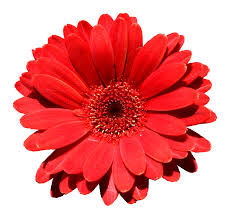
#> input picture Computer Vision CV2/Red_Deli.jpg, 230 x 219 px, found by its file name
$ python Cv2_image_analysis.py
#> lines starting #> are read from the running program, lines starting #| are printed output that depends on the picture; after the words box and inside, x2 and y2 are one past the last pixel; in counts of white or black regions, pixels touching at a corner belong together
"""
Access and modify specific pixels in an image using OpenCV
Print its values
Modify that pixel to a new color
Display the updated image
"""
import cv2
import os

image_path = r'C:\Users\Elev\Deep Learning\Red_Deli.jpg' # r is prefix for raw string

if not os.path.exists(image_path):
    print(f"Error: The file {image_path} does not exist! ")
else:
    img = cv2.imread(image_path)
#> img is the input picture: shape (219, 230, 3); mean B, G, R 133.9, 132.7, 233.2

    if img is None:
        print(f"Error: could not decode the image. It might be corrupted or an unsupported format.")
    else:
        print(f"Image loaded successfully!")
        print(f"Image Shape (Height, Width, Channels): {img.shape}")
#| Image Shape (Height, Width, Channels): (219, 230, 3)
        # Access a single pixel at specific coordinates (y, x)
        # Let's look at the pixel at Row 100, Column 50
        y, x = 100, 50
        pixel_value = img[y, x]
#> pixel_value = [11, 9, 159]
        print(f"Original BGR value at ({y}, {x}): {pixel_value}")
#| Original BGR value at (100, 50): [ 11   9 159]

        # Print individual color channels
        blue = img[y, x, 0]   # pixel [0] is Blue channel
#> blue = 11
        green = img[y, x, 1]  # pixel [1] is Green channel
#> green = 9
        red = img[y, x, 2]    # pixel [2] is Red channel
#> red = 159
        print(f"Individual channels - B: {blue}, G: {green}, R: {red}")
#| Individual channels - B: 11, G: 9, R: 159

        # Modify that pixel to a new color (e.g., bright Yellow)
        # Yellow in BGR is (0, 255, 255)
        img[y, x] = [0, 255, 255]
#> img: shape (219, 230, 3); under 0.01% of pixels changed, all inside (x1, y1, x2, y2) = (50, 100, 51, 101)
        print(f"New BGR value at ({y}, {x}): {img[y, x]}")
#| New BGR value at (100, 50): [  0 255 255]

        # Modify a larger "patch" so you can actually see it
        # Changes a 20x20 square to Green
        # image[row_start:row_end(Y-Axis), col_start:col_end(X-axis), channel_index(::2)skip pixels scaling down the image]
        img[150:170, 150:170] = [0, 255, 0]
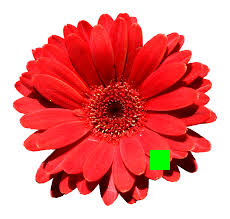
#> img: shape (219, 230, 3); mean B, G, R 133.5, 134.3, 231.4

        # LOAD THE IMAGE
        cv2.imshow('Loaded Image', img)
        print("Press any key on the image window to close it...")

        # wait must be called after imshow to keep the window open otherwise it will freeze or crash
        cv2.waitKey(0) # Waits indefinitely until a key is pressed

        cv2.destroyAllWindows() # Closes all OpenCV windows
